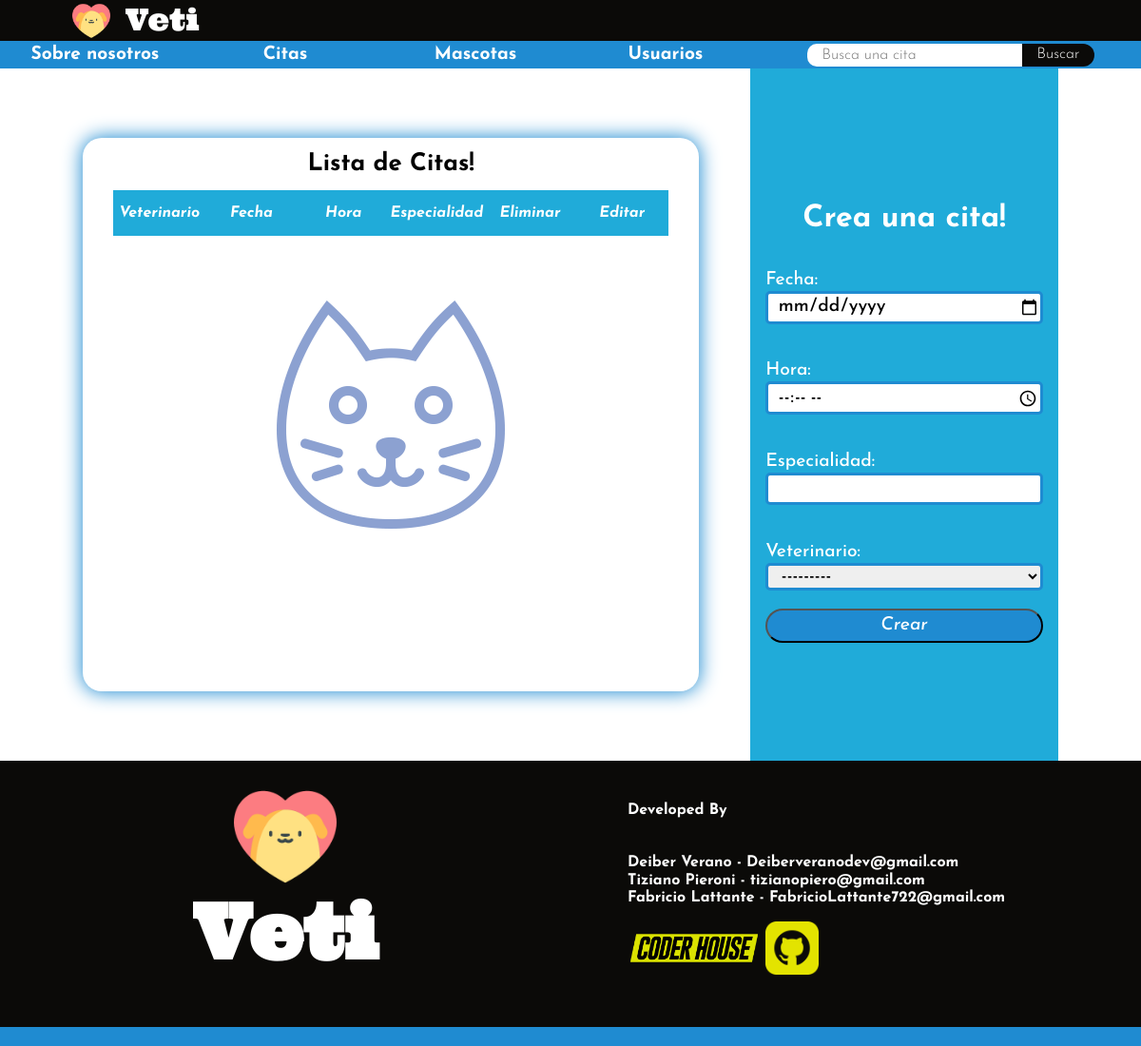
Page /veti/citas/ on the earlier database version.
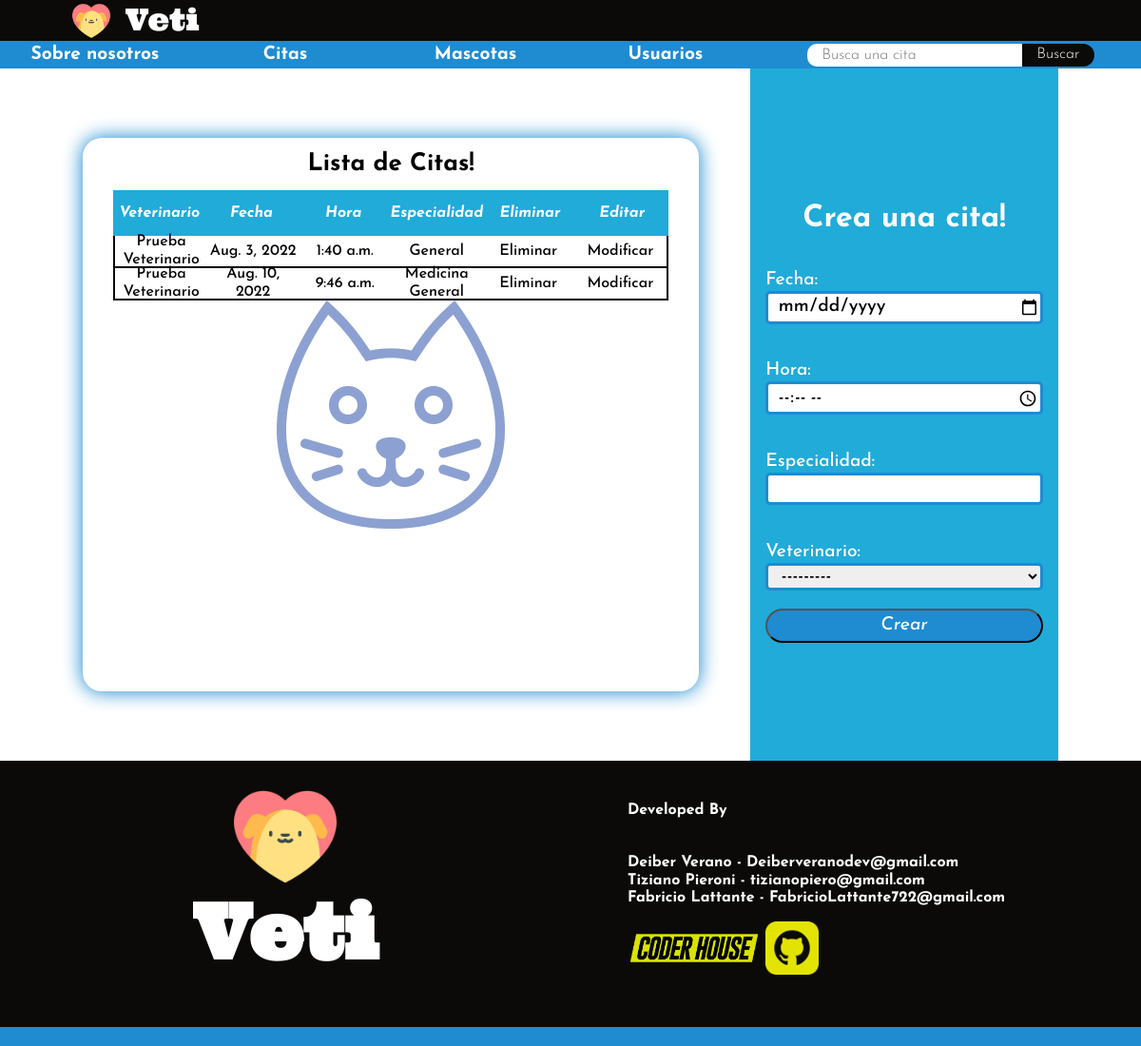
Same page on the later database version.
### citas_usuarios/models.py (models this page shows, shortened)
class CitaMedica(models.Model):
    veterinario = models.ForeignKey(Persona,on_delete=models.CASCADE,related_name='veterinario_requerido')
    paciente = models.ForeignKey(Persona,on_delete=models.CASCADE,related_name='usuario_requerido',null=True)
    fecha = models.DateField()
    hora = models.TimeField()
    mascota= models.ForeignKey(Mascota,on_delete=models.CASCADE, null=True)
    especialidad = models.CharField(max_length=100)

class Persona(models.Model):
    cedula = models.IntegerField(primary_key=True)
    nombre = models.CharField(max_length=30)
    edad = models.IntegerField()
    rol = models.ForeignKey(Rol, on_delete=models.CASCADE)
    def __str__(self):
        return f'{self.nombre}'

### citas_usuarios/views.py (the view, shortened to what this page needs)
# urls.py: path('citas/', citas, name='citas'),
def citas(request):
    cita_form = CitaForm()
    citas = CitaMedica.objects.all()
    return render(request,'citas.html', {'cita_form':cita_form,'lista_citas':citas})

### citas_usuarios/forms.py
class CitaForm(forms.Form):
    fecha = forms.DateTimeField(widget=DatePickerInput)
    hora = forms.TimeField(widget=TimePickerInput)
    especialidad = forms.CharField(max_length=30)
    veterinario = forms.ModelChoiceField(
    queryset=Persona.objects.filter(rol=1),
    label='Veterinario',
    widget=forms.Select
    )

### citas_usuarios/templates/citas.html (shortened to what this page needs)
{% extends 'base.html' %}
{% load static %}
{% block bloqueSeccion %}
    <div class="contenedor-tabla-con-datos">
        <h3>Lista de Citas!</h3>
        <table class="tabla-datos-modelos">
            <thead>
                <th>Veterinario</th>
                <th>Fecha</th>
                <th>Hora</th>
                <th>Especialidad</th>
                <th>Eliminar</th>
                <th>Editar</th>
            </thead>
            <tbody>
                {% for cita in lista_citas %}
                    <tr>
                        <td>{{cita.veterinario}}</td>
                        <td>{{cita.fecha}}</td>
                        <td>{{cita.hora}}</td>
                        <td>{{cita.especialidad}}</td>
                        <td>
                            <form action="{% url 'elimina_cita' cita.id %}" method="POST">{% csrf_token %}
                                <button class="eliminar_registro_btn_tabla" type="submit">Eliminar</button>
                            </form>
                        </td>
                        <td><button class="modificar_registro_btn_tabla"><a href="{% url 'modifica_cita' cita.id %}">Modificar</a></button></td>
                    </tr>
                {% endfor %}
            </tbody>
        </table>
    </div>
    <div class="div-creacion-registro">
        <h3>Crea una cita!</h3>
        <form class="formulario-creacion" action="" method="post">
            {{ cita_form.as_p }}
            <input type="submit" value="Crear">
        </form>
    </div>
{% endblock bloqueSeccion %}

Differences in the rows shown:
added CitaMedica: veterinario "Prueba Veterinario", fecha "Aug. 3, 2022", hora "1:40 a.m.", especialidad "General"
added CitaMedica: veterinario "Prueba Veterinario", fecha "Aug. 10, 2022", hora "9:46 a.m.", especialidad "Medicina General"
